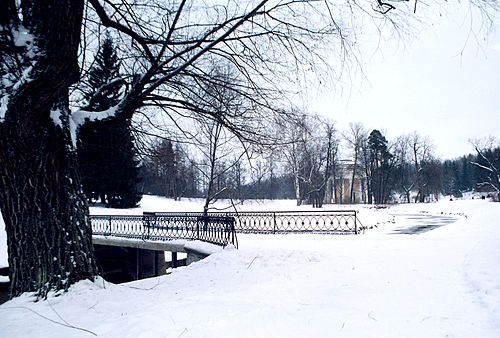
#> input picture Lesson 1/SourceImages/snow.jpg, 500 x 338 px
$ jupyter execute lecture1.ipynb
#> lines starting #> are read from the running program, lines starting #| are printed output that depends on the picture; after the words box and inside, x2 and y2 are one past the last pixel; in counts of white or black regions, pixels touching at a corner belong together
# Занятие 1

### Пороговое отсечение

[cell 1]
# import packages
import cv2
import numpy as np
import matplotlib.pyplot as plt

# function for image thresholding
def imThreshold(img, threshold, maxVal):
    assert len(img.shape) == 2 # input image has to be gray

    height, width = img.shape
    bi_img = np.zeros((height, width), dtype=np.uint8)
    for x in range(height):
        for y in range(width):
            if img.item(x, y) > threshold:
                bi_img.itemset((x, y), maxVal)

    return bi_img

[cell 2]
# read the image for local directory (same with this .ipynb)
img = cv2.imread('SourceImages/snow.jpg')
#> img is the input picture: shape (338, 500, 3); mean B, G, R 175, 164.2, 158.3

# convert a color image to gray
img_gray = cv2.cvtColor(img, cv2.COLOR_BGR2GRAY)

# image thresholding using global threshold
threshold = 120
img_bi = imThreshold(img_gray, 127, 255)
#> after the loop in imThreshold, `for x in range(height):`:
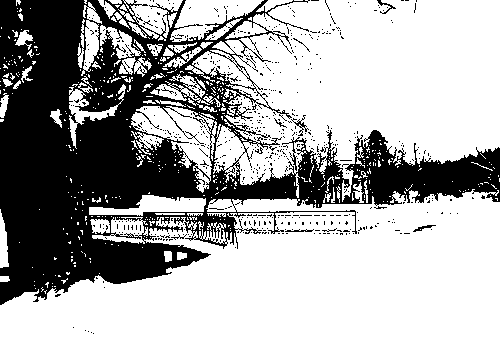
#> bi_img: shape (338, 500); 65.6% white; 598 black regions (589 under 20 px), largest, box (x1, y1, x2, y2) and area: (0, 0, 500, 305) 56270, (291, 115, 309, 136) 88, (377, 0, 396, 14) 62

# Be sure to convert the color space of the image from
# BGR (Opencv) to RGB (Matplotlib) before you show a
# color image read from OpenCV
plt.figure(figsize=(18, 6))
plt.subplot(1, 3, 1)
plt.imshow(cv2.cvtColor(img, cv2.COLOR_BGR2RGB))
plt.title('Оригинал')
plt.axis("off")

plt.subplot(1, 3, 2)
plt.imshow(img_gray, 'gray')
plt.title('Черно-белое изображение')
plt.axis("off")

plt.subplot(1, 3, 3)
plt.imshow(img_bi, 'gray')
plt.title('Бинаризированное изображение')
plt.axis("off")

plt.show()
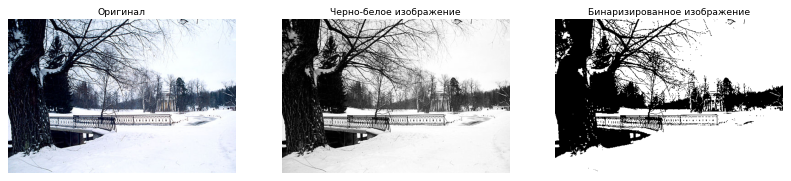
#> figure drawn by matplotlib, 3 panels
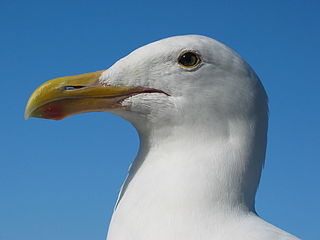
#> input picture Lesson 1/SourceImages/bird.jpg, 320 x 240 px
#> further down, img is the input picture: shape (240, 320, 3); mean B, G, R 166.6, 134.6, 97.1

### Коррекция яркости

[cell 3]
def increase_brightness(img, value=50):
#> called with value = 50
    hsv = cv2.cvtColor(img, cv2.COLOR_BGR2HSV)
#> hsv: shape (240, 320, 3); mean H, S, V 84.4, 115.8, 169.9
    h, s, v = cv2.split(hsv)
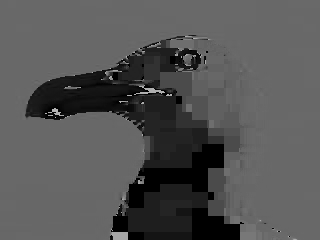
#> h: shape (240, 320); min 0, max 179, mean 84.4
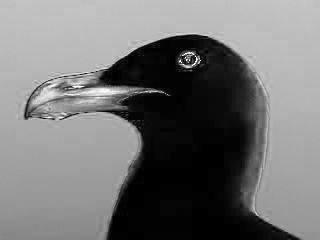
#> s: shape (240, 320); min 0, max 255, mean 115.8

    lim = 255 - value
    v[v > lim] = 255
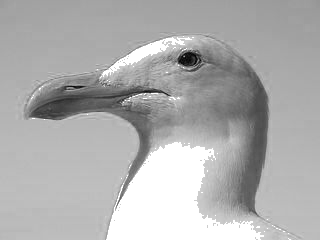
#> v: shape (240, 320); min 0, max 255, mean 174.3
    v[v <= lim] += value
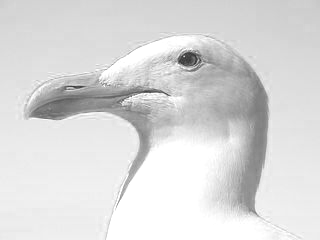
#> v: shape (240, 320); min 50, max 255, mean 218.4

    final_hsv = cv2.merge((h, s, v))
#> final_hsv: shape (240, 320, 3); mean H, S, V 84.4, 115.8, 218.4
    img = cv2.cvtColor(final_hsv, cv2.COLOR_HSV2BGR)
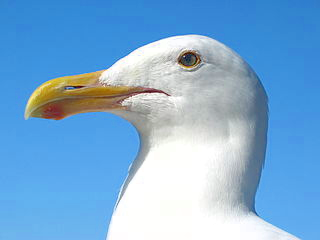
#> img: shape (240, 320, 3); mean B, G, R 213.5, 172.5, 124.1
    return img

[cell 4]
def plot_two_images(img0, img1):
    fig = plt.figure(figsize=(12, 6))
    plt.subplot(1, 2, 1)
    plt.imshow(img0[..., ::-1])
    plt.title('Original')
    plt.axis("off")

    plt.subplot(1, 2, 2)
    plt.imshow(img1[..., ::-1])
    plt.title('Result')
    plt.axis("off")

[cell 5]
# Read in input images
img = cv2.imread('SourceImages/bird.jpg', cv2.IMREAD_COLOR)

output_image = increase_brightness(img, value=50)

# Plot results
plot_two_images(img, output_image)

### Коррекция яркости и контрастности
[cv2.convertScaleAbs](https://docs.opencv.org/3.4/d2/de8/group__core__array.html#ga3460e9c9f37b563ab9dd550c4d8c4e7d)

[cell 6]
output_image = cv2.convertScaleAbs(img, alpha=1.2, beta=50)
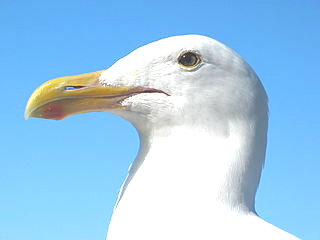
#> output_image: shape (240, 320, 3); mean B, G, R 236.8, 203.7, 158.8

# Plot results
plot_two_images(img, output_image)
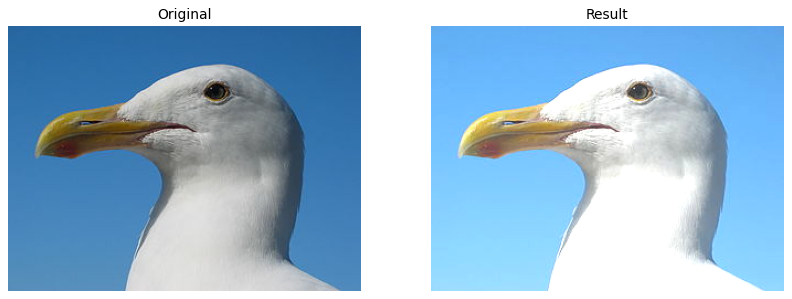
#> figure drawn by matplotlib, 2 panels

### Instagram фильтры
[`pilgram`](https://github.com/akiomik/pilgram)
A python library for instagram filters.

[cell 7]
from PIL import Image
import pilgram

im = Image.open('SourceImages/bird.jpg')

[cell 8]
im

[cell 9]
pilgram.lark(im)
#> (this line was passed over: pilgram is not available in this run)

[cell 10]
pilgram.mayfair(im)
#> (this line was passed over: pilgram is not available in this run)

[cell 11]
pilgram.brooklyn(im)
#> (this line was passed over: pilgram is not available in this run)
